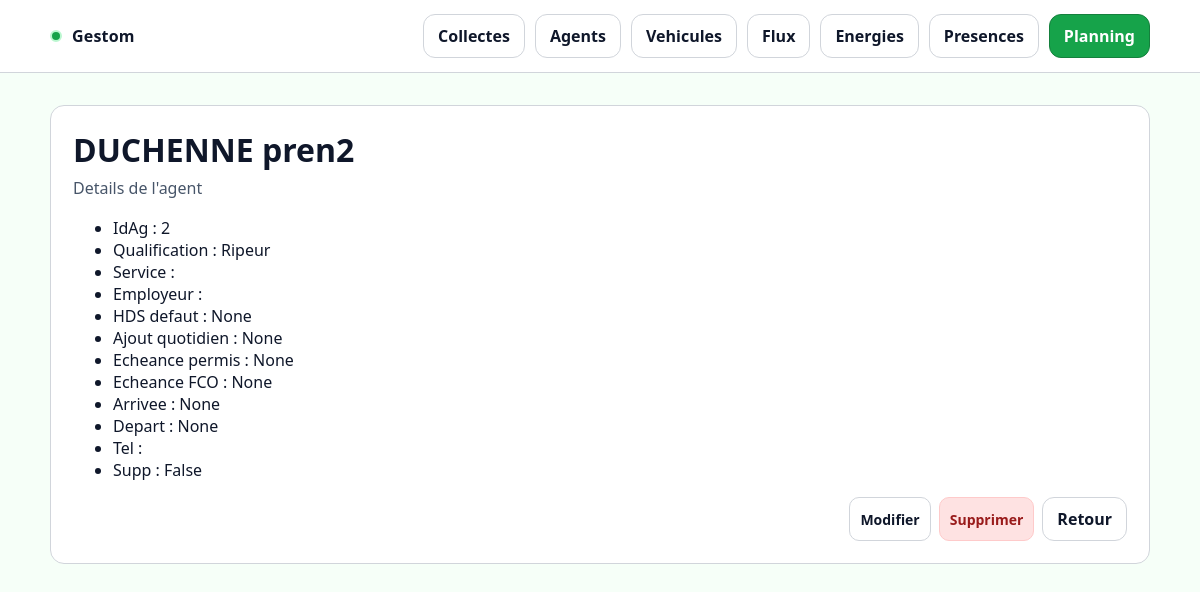
Before: /agents/2/ with the older database file.
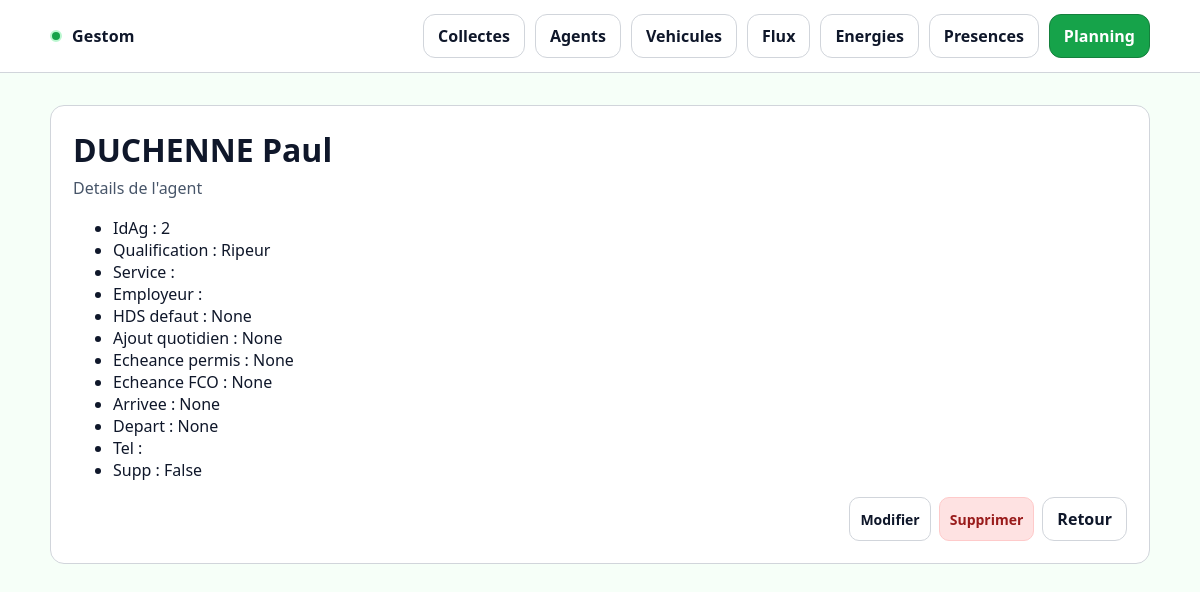
After: the same page with the newer database file.
### core/models.py (models this page shows, shortened)
class Agent(models.Model):
    id_ag = models.PositiveIntegerField(unique=True)
    nom = models.CharField(max_length=100)
    prenom = models.CharField(max_length=100)
    qualification = models.CharField(max_length=150, blank=True)
    service = models.CharField(max_length=150, blank=True)
    employeur = models.CharField(max_length=150, blank=True)
    hds_defaut = models.TimeField(null=True, blank=True)
    hajout_quotidien = models.TimeField(null=True, blank=True)
    echeance_permis = models.DateField(null=True, blank=True)
    echeance_fco = models.DateField(null=True, blank=True)
    supp = models.BooleanField(default=False)
    arrivee = models.DateField(null=True, blank=True)
    depart = models.DateField(null=True, blank=True)
    tel = models.CharField(max_length=30, blank=True)
    class Meta:
        ordering = ["nom", "prenom"]

### core/views.py (the view)
# urls.py: path("agents/<int:pk>/", AgentDetailView.as_view(), name="agent_detail"),
class AgentDetailView(DetailView):
    model = Agent
    template_name = "core/agent_detail.html"
    context_object_name = "agent"

### core/templates/core/agent_detail.html (shortened to what this page needs)
{% extends "core/base.html" %}
{% block content %}
<div class="card">
  <div class="card__pad">
    <div class="header">
      <div>
        <h1 class="h1">{{ agent.nom }} {{ agent.prenom }}</h1>
        <p class="sub">Details de l'agent</p>
      </div>
    </div>
    <ul class="list">
      <li>IdAg : {{ agent.id_ag }}</li>
      <li>Qualification : {{ agent.qualification }}</li>
      <li>Service : {{ agent.service }}</li>
      <li>Employeur : {{ agent.employeur }}</li>
      <li>HDS defaut : {{ agent.hds_defaut }}</li>
      <li>Ajout quotidien : {{ agent.hajout_quotidien }}</li>
      <li>Echeance permis : {{ agent.echeance_permis }}</li>
      <li>Echeance FCO : {{ agent.echeance_fco }}</li>
      <li>Arrivee : {{ agent.arrivee }}</li>
      <li>Depart : {{ agent.depart }}</li>
      <li>Tel : {{ agent.tel }}</li>
      <li>Supp : {{ agent.supp }}</li>
    </ul>
    <div class="actions">
      <a href="{% url 'core:agent_update' agent.pk %}" class="btn btn--sm btn--ghost">Modifier</a>
      <a href="{% url 'core:agent_delete' agent.pk %}" class="btn btn--sm btn--danger">Supprimer</a>
      <a href="{% url 'core:agent_list' %}" class="btn btn--ghost">Retour</a>
    </div>
  </div>
</div>
{% endblock %}

Changed rows visible on the page:
changed Agent "DUCHENNE": prenom "pren2" → "Paul"
